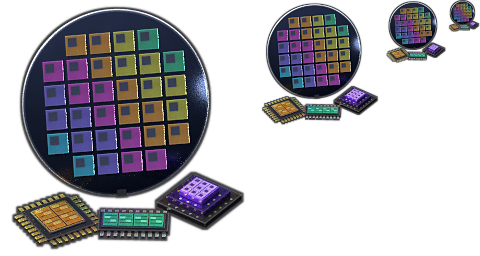
#> input picture graphics/calcul/tech/fo-chip-foundry.png, 480 x 256 px, given in place of hr-electric-furnace.png, which was not available
$ python mesure.py --src ../../../../../graphics/calcul/tech/fo-chip-foundry.png
#> lines starting #> are read from the running program, lines starting #| are printed output that depends on the picture; after the words box and inside, x2 and y2 are one past the last pixel; in counts of white or black regions, pixels touching at a corner belong together
"""MESURE PHOTOMÉTRIQUE des machines du calcul contre des bâtiments HR vanilla (lot DA-CALCUL, 4/11 ; même définition que
tools/render/pieces/metallurgie/mesure.py du lot DA-METALLURGIE, pour comparer les familles) : luminance et saturation moyennes
du CORPS (couche principale, alpha ≥ 0,5, hors pixels couverts par la lueur), aire de lueur.

    py -3.9 tools/render/pieces/machines/calcul_o/mesure.py --src DIR [--src DIR ...] [--noms a,b] [--json sortie.json]

Luminance : Y de Rec. 709 sur les valeurs sRGB (0..1) ; saturation : S du modèle TSV, (max − min) / max. Lueur : aire des pixels
d'alpha ≥ 0,05 en tuiles² (64 px par tuile), part écrêtée (alpha ≥ 0,98), luminance moyenne pondérée par l'alpha.
"""
import argparse
import json
import os
import sys

import numpy as np
from PIL import Image, ImageFilter

ROOT = "F:/Factorio.v1.1.91 Modding/Factorio.v1.1.91"
ENT = ROOT + "/data/base/graphics/entity"
VANILLA = {   # (fichier, largeur, hauteur de la 1re image)
    "electric-furnace": ("electric-furnace/hr-electric-furnace.png", 239, 219),
    "assembling-machine-2": ("assembling-machine-2/hr-assembling-machine-2.png", 214, 218),
    "assembling-machine-3": ("assembling-machine-3/hr-assembling-machine-3.png", 214, 237),
    "chemical-plant": ("chemical-plant/hr-chemical-plant.png", 220, 292),
    "oil-refinery": ("oil-refinery/hr-oil-refinery.png", 386, 430),
    "centrifuge-C": ("centrifuge/hr-centrifuge-C.png", 237, 214),
    "roboport": ("roboport/hr-roboport-base.png", 228, 277),
    "nuclear-reactor": ("nuclear-reactor/hr-reactor.png", 302, 318),
    "lab": ("lab/hr-lab.png", 194, 174),
}


def stats(rgba, exclure=None):
    a = rgba[..., 3]
    m = a >= 0.5
    if exclure is not None:
        m &= ~exclure
    rgb = rgba[..., :3][m]
    if rgb.size == 0:
        return None
    y = 0.2126 * rgb[:, 0] + 0.7152 * rgb[:, 1] + 0.0722 * rgb[:, 2]
    mx, mn = rgb.max(1), rgb.min(1)
    s = np.where(mx > 1e-4, (mx - mn) / np.maximum(mx, 1e-4), 0.0)
    return {"lum": float(y.mean()), "sat": float(s.mean()), "std": float(y.std()), "p5": float(np.percentile(y, 5)),
            "p95": float(np.percentile(y, 95)), "px": int(m.sum())}


def load(p, w=None, h=None):
#> called with w = 239, h = 219
    im = Image.open(p).convert("RGBA")
#> im is the input picture: PIL image 480x256 RGBA; mean R, G, B, A 29.1, 27.9, 32.5, 102.5
    if w:
        im = im.crop((0, 0, w, h))
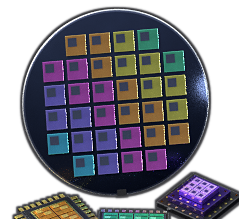
#> im: PIL image 239x219 RGBA; mean R, G, B, A 45.5, 43.2, 52.2, 163.5; transparent parts drawn white
    return np.asarray(im).astype(np.float64) / 255.0


def masque_lueur(d, spec):
    L = spec["layers"]
    if "glow" not in L:
        return None
    m, g = L["main"], L["glow"]
    main = Image.open(os.path.join(d, m["file"]))
    glow = load(os.path.join(d, g["file"]))[..., 3] > 0.05
    out = np.zeros((main.height, main.width), bool)
    ox = int(round((g["shift"][0] - m["shift"][0]) * 64 + (main.width - glow.shape[1]) / 2.0))
    oy = int(round((g["shift"][1] - m["shift"][1]) * 64 + (main.height - glow.shape[0]) / 2.0))
    ys, xs = np.nonzero(glow)
    xs, ys = xs + ox, ys + oy
    k = (xs >= 0) & (ys >= 0) & (xs < main.width) & (ys < main.height)
    out[ys[k], xs[k]] = True
    im = Image.fromarray((out * 255).astype(np.uint8)).filter(ImageFilter.MaxFilter(5))
    return np.asarray(im) > 0


def une(d):
    spec = json.load(open(os.path.join(d, "spec.json"), encoding="utf-8"))
    r = stats(load(os.path.join(d, spec["layers"]["main"]["file"])), masque_lueur(d, spec))
    if "glow" in spec["layers"]:
        g = load(os.path.join(d, spec["layers"]["glow"]["file"]))
        ga = g[..., 3]
        lit = ga >= 0.05
        r["lueur_tuiles2"] = float(lit.sum()) / 4096.0
        r["lueur_ecretee"] = float((ga[lit] >= 0.98).mean()) if lit.any() else 0.0
        yl = 0.2126 * g[..., 0] + 0.7152 * g[..., 1] + 0.0722 * g[..., 2]
        r["lueur_energie"] = float((yl * ga).sum()) / 4096.0
    else:
        r["lueur_tuiles2"] = r["lueur_ecretee"] = r["lueur_energie"] = 0.0
    return r


def main():
    ap = argparse.ArgumentParser()
    ap.add_argument("--src", action="append", required=True)
    ap.add_argument("--noms", default="")
    ap.add_argument("--json", default="")
    a = ap.parse_args()
    noms = set(x for x in a.noms.split(",") if x)
    res = {"vanilla": {}, "calcul": {}}
    for k, (f, w, h) in VANILLA.items():
        res["vanilla"][k] = stats(load(os.path.join(ENT, f), w, h))
#> in stats, `a = rgba[..., 3]`:
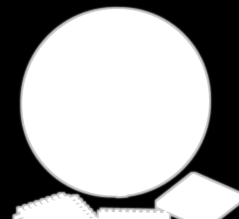
#> a: shape (219, 239) float64; min 0, max 1, mean 0.641
#> in stats, `m = a >= 0.5`:
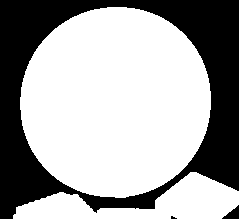
#> m: shape (219, 239) bool; 64.7% white; 3 black regions (1 under 20 px), largest, box (x1, y1, x2, y2) and area: (0, 0, 239, 219) 18331, (222, 205, 239, 219) 125
#> pass 2 of the loop in main, `for k, (f, w, h) in VANILLA.items():`:
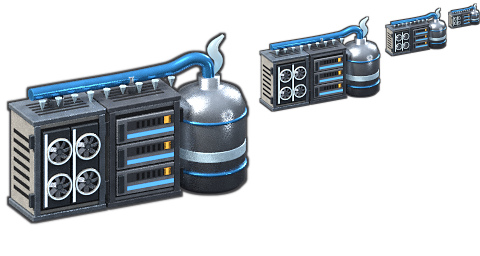
#> input picture graphics/calcul/tech/fo-data-centers-2.png, 480 x 256 px, given in place of hr-assembling-machine-2.png, which was not available
#> in load, im is the input picture: PIL image 480x256 RGBA; mean R, G, B, A 30.1, 34.9, 39.2, 87.1
#> in load (call 2), `im = im.crop((0, 0, w, h))`:
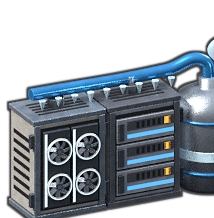
#> im: PIL image 214x218 RGBA; mean R, G, B, A 50.3, 58.5, 65.9, 149.9; transparent parts drawn white
#> a: shape (218, 214) float64
#> in stats (call 2), `m = a >= 0.5`:
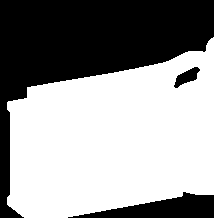
#> m: shape (218, 214) bool; 59.1% white; 3 black regions, box (x1, y1, x2, y2) and area: (0, 0, 214, 218) 16815, (68, 192, 214, 218) 2005, (174, 67, 200, 88) 266
    for src in a.src:
        tag = os.path.basename(os.path.normpath(src))
        for n in sorted(os.listdir(src)):
            d = os.path.join(src, n)
            if (noms and n not in noms) or not os.path.exists(os.path.join(d, "spec.json")):
                continue
            res["calcul"]["%s/%s" % (tag, n)] = une(d)
    fmt = "%-26s lum %.3f  sat %.3f  écart-type %.3f  p5 %.3f  p95 %.3f"
    print("VANILLA HR")
    for k, s in res["vanilla"].items():
        print(fmt % (k, s["lum"], s["sat"], s["std"], s["p5"], s["p95"]))
    print("CALCUL")
    for k, s in res["calcul"].items():
        print(fmt % (k, s["lum"], s["sat"], s["std"], s["p5"], s["p95"])
              + "  lueur %.3f tuile² (énergie %.3f, écrêtée %4.1f %%)" % (s["lueur_tuiles2"], s["lueur_energie"], 100 * s["lueur_ecretee"]))
    v = list(res["vanilla"].values())
    print("plage vanilla : lum %.3f à %.3f (moy. %.3f), sat %.3f à %.3f (moy. %.3f)" % (
        min(s["lum"] for s in v), max(s["lum"] for s in v), np.mean([s["lum"] for s in v]),
        min(s["sat"] for s in v), max(s["sat"] for s in v), np.mean([s["sat"] for s in v])))
    if a.json:
        json.dump(res, open(a.json, "w", encoding="utf-8"), indent=1)


if __name__ == "__main__":
#> (the run stopped early here; a loop or call above may not have finished)
